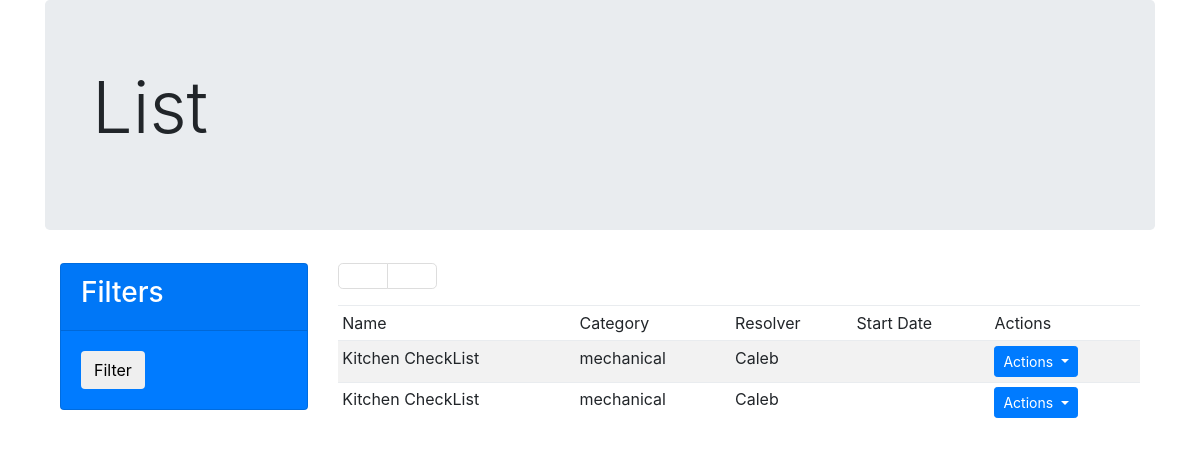
Screenshot of /maintenance/checklist-list with the database file from the repository.
### maintenanceapp/models.py (models this page shows, shortened)
class MaintenanceChecklist(models.Model):
    name = models.CharField(max_length=255)
    description = models.TextField()
    start_time = models.TimeField()
    start_date = models.DateField()
    frequency = models.CharField(max_length=24)
    duration = models.DurationField()
    category = models.CharField(max_length=255, choices=[
        ('electrical','Electrical'),
        ('mechanical','Mechanical'),
        ('automotive','Automotive'),
        ('plumbing','Plumbing'),
        ('carpentry','Carpentry'),
        ('hydraulics','Hydraulics'),
        ('pneumatics','Pneumatics'),
    ])
    resolver = models.CharField(max_length=32)

### maintenanceapp/views.py (the view)
# urls.py: path('checklist-list',views.MaintenanceChecklistList.as_view(),
class MaintenanceChecklistList(ListView):
    template_name = os.path.join('list','maintenance-checklist-list.html')
    def get_queryset(self):
        return models.MaintenanceChecklist.objects.order_by('pk')

### maintenanceapp/templates/list/maintenance-checklist-list.html (shortened to what this page needs)
{% extends 'nav.html' %}
{% block list_headings %}
    <tr>
        <td class="info">Name</td>
        <td class="info">Category</td>
        <td class="info">Resolver</td>
        <td class="info">Start Date</td>
        <td class="info">Actions</td>
    </tr>
{% endblock  %}
{% block list_content %}
    <tr>
        {% for object in object_list %}
            <td>{{object.name}}</td>
            <td>{{object.category}}</td>
            <td>{{object.resolver}}</td>
            <td>{{object.startt_date}}</td>
            <td><div class="dropdown">
            <button class="btn btn-primary btn-sm dropdown-toggle" type="button" id="triggerId" data-toggle="dropdown"
                aria-haspopup="true" aria-expanded="false">
                Actions
            </button>
        </div>
        </td>
    </tr>
{% endfor %}
{% endblock  %}

### rows the page displays
MaintenanceChecklist: name "Kitchen CheckList", category "mechanical", resolver "Caleb"
MaintenanceChecklist: name "Kitchen CheckList", category "mechanical", resolver "Caleb"
